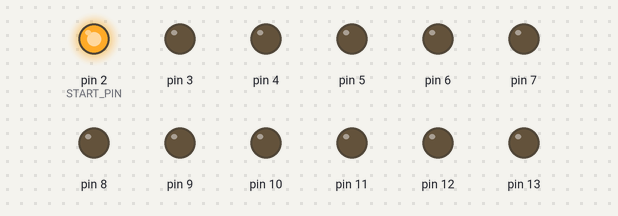
This sketch was run on a simulated Arduino Uno, built with avr-gcc and run on an emulated ATmega328P. On the bench: output pins drawn as LEDs (lit = HIGH).

Above: at 0.05 s.
At 1.55 s:
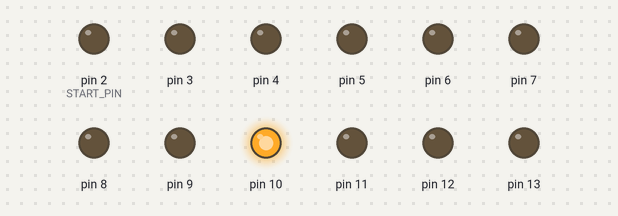
At 3.0 s:
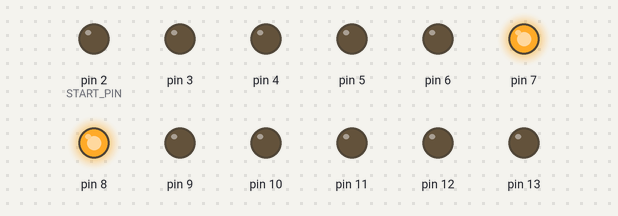
At 6.0 s:
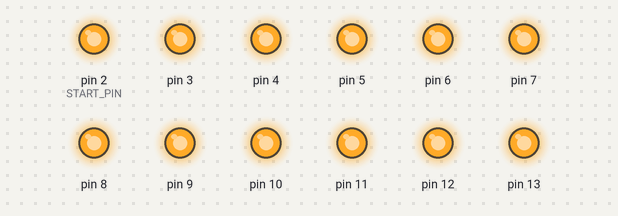
At 7.8 s:
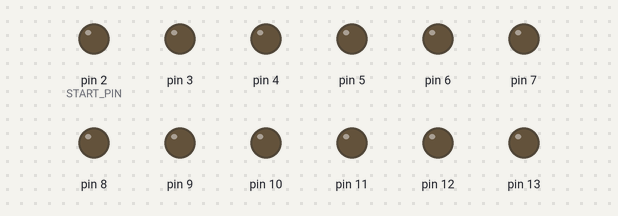
At 10.3 s:
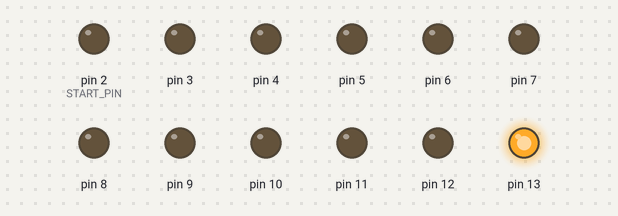
Timing chart, 0 to 11.8 s (numbered marks = the images above):
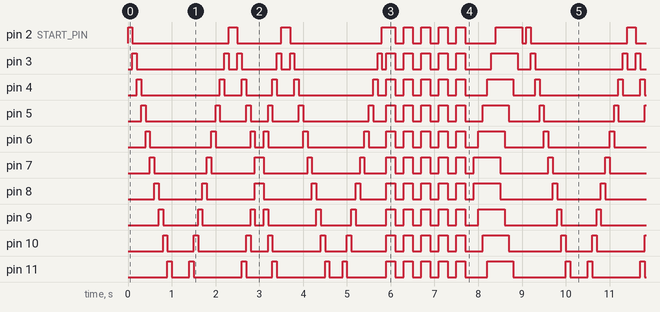

Measured:
- by itself, pin 3–12: moves between LOW and HIGH, repeating every 9.1 s
- by itself, pin 13: repeats every 9.1 s: LOW 1.1 s, HIGH 0.10 s, LOW 1.0 s, 2 × (HIGH 0.10 s, LOW 1.1 s), 4 × (HIGH 0.20 s, LOW 0.20 s), HIGH 0.20 s, LOW 0.70 s, HIGH 0.60 s, LOW 1.2 s, HIGH 0.20 s
- by itself, pin 2 (START_PIN): repeats every 9.1 s: LOW 2.2 s, HIGH 0.20 s, LOW 1.0 s, HIGH 0.20 s, LOW 2.1 s, HIGH 0.30 s, 4 × (LOW 0.20 s, HIGH 0.20 s), LOW 0.70 s, HIGH 0.60 s, LOW 0.10 s, HIGH 0.10 s

The sketch:

running_led.ino
```cpp
#define NUM_LEDS 12
#define START_PIN 2

void setup() {
  // Inisialisasi setiap pin LED sebagai output
  for (int i = 0; i < NUM_LEDS; i++) {
    pinMode(START_PIN + i, OUTPUT);
  }
}

void loop() {
  // Efek 1: Running LED dari kiri ke kanan dan kanan ke kiri
  for (int i = 0; i < NUM_LEDS; i++) {
    digitalWrite(START_PIN + i, HIGH);
    delay(100);
    digitalWrite(START_PIN + i, LOW);
  }
  for (int i = NUM_LEDS - 1; i >= 0; i--) {
    digitalWrite(START_PIN + i, HIGH);
    delay(100);
    digitalWrite(START_PIN + i, LOW);
  }

  // Efek 2: LED Menyala Berpasangan dari Tengah ke Ujung
  for (int i = 0; i < NUM_LEDS / 2; i++) {
    digitalWrite(START_PIN + i, HIGH);
    digitalWrite(START_PIN + NUM_LEDS - 1 - i, HIGH);
    delay(100);
    digitalWrite(START_PIN + i, LOW);
    digitalWrite(START_PIN + NUM_LEDS - 1 - i, LOW);
  }

  // Efek 3: LED Menyala dari Ujung ke Tengah
  for (int i = NUM_LEDS / 2 - 1; i >= 0; i--) {
    digitalWrite(START_PIN + i, HIGH);
    digitalWrite(START_PIN + NUM_LEDS - 1 - i, HIGH);
    delay(100);
    digitalWrite(START_PIN + i, LOW);
    digitalWrite(START_PIN + NUM_LEDS - 1 - i, LOW);
  }

  // Efek 4: Knight Rider (LED Berjalan Bolak-Balik)
  for (int i = 0; i < NUM_LEDS; i++) {
    if (i > 0) digitalWrite(START_PIN + i - 1, LOW); // Matikan LED sebelumnya
    digitalWrite(START_PIN + i, HIGH);               // Nyalakan LED saat ini
    delay(100);
  }
  for (int i = NUM_LEDS - 2; i >= 0; i--) {
    digitalWrite(START_PIN + i + 1, LOW);
    digitalWrite(START_PIN + i, HIGH);
    delay(100);
  }

  // Efek 5: Semua LED Berkedip Bersamaan
  for (int j = 0; j < 5; j++) { // Ulangi 5 kali
    for (int i = 0; i < NUM_LEDS; i++) {
      digitalWrite(START_PIN + i, HIGH);
    }
    delay(200);
    for (int i = 0; i < NUM_LEDS; i++) {
      digitalWrite(START_PIN + i, LOW);
    }
    delay(200);
  }

  // Efek 6: LED Menyala dari Tengah Keluar dan Kembali ke Tengah
  for (int i = 0; i < NUM_LEDS / 2; i++) {
    digitalWrite(START_PIN + NUM_LEDS / 2 - 1 - i, HIGH);
    digitalWrite(START_PIN + NUM_LEDS / 2 + i, HIGH);
    delay(100);
  }
  for (int i = 0; i < NUM_LEDS / 2; i++) {
    digitalWrite(START_PIN + NUM_LEDS / 2 - 1 - i, LOW);
    digitalWrite(START_PIN + NUM_LEDS / 2 + i, LOW);
    delay(100);
  }
}
```
